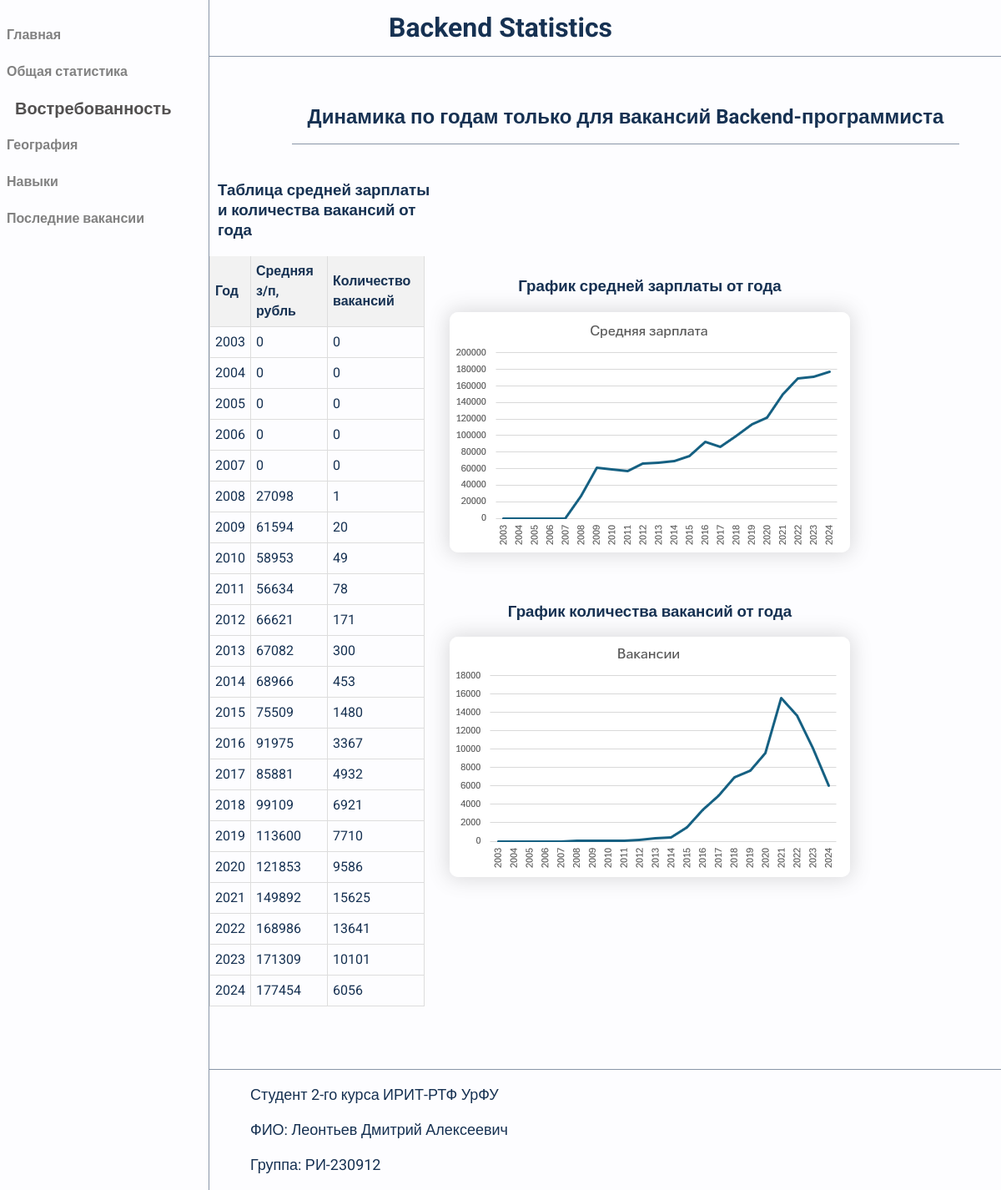
/relevance, run on the app's committed database.
### course_proj/models.py (models this page shows)
class StatisticYearOnlyVac(models.Model):
    year = models.IntegerField("Год")
    salary_avg = models.IntegerField("Средняя з/п")
    count = models.IntegerField("Количество вакансий")
    objects = models.Manager()
    class Meta:
        db_table = "stat_year_only_vac"
    pass

### course_proj/views.py (the view)
# urls.py: path('relevance',views.relevance_page),
def relevance_page(request):
    data_statyearvac = StatisticYearOnlyVac.objects.all().values()
    return render(request, "relevance.html",
{
            'data_statyearvac': data_statyearvac
        })

### course_proj/templates/relevance.html (shortened to what this page needs)
<!DOCTYPE html>
<html>
    <head>
        {% load static %}
        <link rel="stylesheet" href="static/css/style.css">
    </head>
    <body>
        <header>
            <h1 class="proj-name">Backend Statistics</h1>
        </header>
        <div class="sidenav">
		    <a href="/">Главная</a>
            <a href="/statistics">Общая статистика</a>
		    <a class="active" href="/relevance">Востребованность</a>
		    <a href="/area">География</a>
            <a href="/skills">Навыки</a>
            <a href="/vacancies">Последние вакансии</a>
	    </div>
        <main>
            <section class="dynamic all">
                <div class="subtitle border">
                    <h2>Динамика по годам только для вакансий Backend-программиста</h2>
                </div>
                <div class="dynamic vac ">
                    <div class="table-container">
                        <table class = "margin">
                            <h3>Таблица средней зарплаты и количества вакансий от года</h3>
                        <thead >
                            <tr>
                                <th class="year">Год</th>
                                <th>Средняя з/п, рубль</th>
                                <th>Количество вакансий</th>
                            </tr>
                        </thead>
                        <tbody>
                            {% for e in data_statyearvac %}
                                <tr id="answervac">
                                    <td>{{ e.year }}</td>
                                    <td>{{ e.salary_avg }}</td>
                                    <td>{{ e.count }}</td>
                                </tr>
                            {% endfor %}
                        </tbody>
                    </table>
                    </div>
                    <div class="imgs">
                        <h3>График средней зарплаты от года</h3>
                        <img class="avg_salary shadow" src="static/imgs/avg_back.png" alt="img" width="480" height="288">
                        <h3>График количества вакансий от года</h3>
                        <img class="count shadow" src="static/imgs/count_back.png" alt="img" width="480" height="288">
                    </div>
                </div>
            </section>
        </main>
        <footer>
            <p>Студент 2-го курса ИРИТ-РТФ УрФУ</p>
            <p>ФИО: Леонтьев Дмитрий Алексеевич</p>
            <p>Группа: РИ-230912</p>
        </footer>
    </body>
</html>

### course_proj/static/css/style.css (style rules this page uses)
body { width:auto; margin: 0 auto; font-family: "Roboto", sans-serif; font-size: 16px; line-height: 24px; color: #163152; background-color: #fdfdff; }
header { display:flex; justify-content:center; border-bottom: 1px solid rgba(22, 49, 82, 0.5); }
main { left:100px; margin-left:300px; margin-right:250px; }
div.subtitle { display: flex; justify-content:center; align-items: center; margin: 0 auto ; margin-top: 40px; margin-bottom:10px; width:800px; }
div.subtitle.border { border-bottom: 1px solid rgba(22, 49, 82, 0.5); }
p { font-size:18px; padding:0 0; }
img { border-radius: 10px; margin-bottom:40px; }
img.shadow { box-shadow: 0px 0px 23px 3px rgba(84, 84, 84, 0.2); }
footer { margin-top: 60px; border-top: 1px solid rgba(22, 49, 82, 0.5); }
footer>p { margin-left:300px; }
div.sidenav { height:100%; width:250px; position: fixed; z-index:1; top:0; left:0; background-color:#fdfdff; overflow-x: :hidden; padding-top:20px; border-right: 1px solid rgba(22, 49, 82, 0.5); }
div.sidenav a { padding:10px 8px 10px 8px; text-decoration: none; font-size:16px; font-weight:700; color: #818181; display:block; text-align:start; }
div.sidenav a.active { margin-left:10px; font-size:20px; color: #525050; }
div.dynamic { display:flex; justify-content:center; align-items: center; padding:15px; }
table { border-collapse: collapse; width:100%; }
table.margin { margin-right:20px; }
.table-container { display: grid; place-items: center; width:60%; }
th, td { text-align: left; padding: 6px; border-bottom: 1px solid #ddd; border-left:1px solid #ddd; border-right:1px solid #ddd; }
th { background-color: #f2f2f2; }
div.imgs { display: grid; place-items: center; margin:20px; width:600px; }
section.dynamic { margin-left:50px; }

### data on the page
StatisticYearOnlyVac: year "2003", salary_avg "0", count "0"
StatisticYearOnlyVac: year "2004", salary_avg "0", count "0"
StatisticYearOnlyVac: year "2005", salary_avg "0", count "0"
StatisticYearOnlyVac: year "2006", salary_avg "0", count "0"
StatisticYearOnlyVac: year "2007", salary_avg "0", count "0"
StatisticYearOnlyVac: year "2008", salary_avg "27098", count "1"
StatisticYearOnlyVac: year "2009", salary_avg "61594", count "20"
StatisticYearOnlyVac: year "2010", salary_avg "58953", count "49"
StatisticYearOnlyVac: year "2011", salary_avg "56634", count "78"
StatisticYearOnlyVac: year "2012", salary_avg "66621", count "171"
StatisticYearOnlyVac: year "2013", salary_avg "67082", count "300"
StatisticYearOnlyVac: year "2014", salary_avg "68966", count "453"
StatisticYearOnlyVac: year "2015", salary_avg "75509", count "1480"
StatisticYearOnlyVac: year "2016", salary_avg "91975", count "3367"
StatisticYearOnlyVac: year "2017", salary_avg "85881", count "4932"
StatisticYearOnlyVac: year "2018", salary_avg "99109", count "6921"
StatisticYearOnlyVac: year "2019", salary_avg "113600", count "7710"
StatisticYearOnlyVac: year "2020", salary_avg "121853", count "9586"
StatisticYearOnlyVac: year "2021", salary_avg "149892", count "15625"
StatisticYearOnlyVac: year "2022", salary_avg "168986", count "13641"
StatisticYearOnlyVac: year "2023", salary_avg "171309", count "10101"
StatisticYearOnlyVac: year "2024", salary_avg "177454", count "6056"
